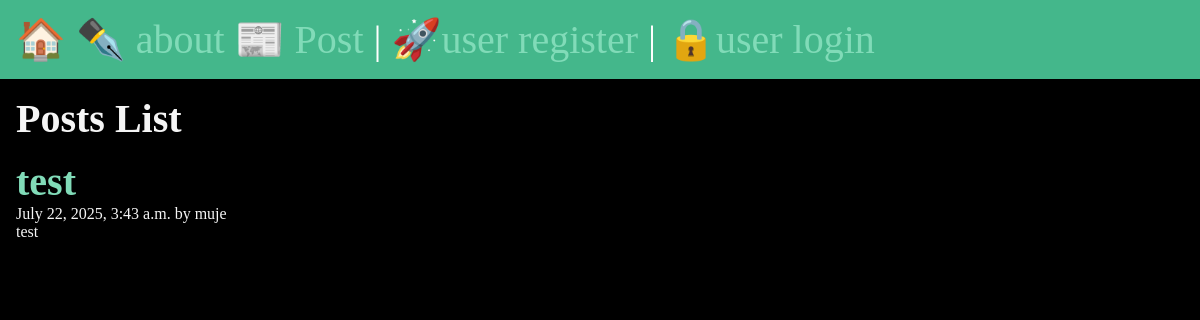
/posts/, run on the app's committed database.
### posts/models.py (models this page shows, shortened)
class Post(models.Model):
    title = models.CharField(max_length=200)
    body = models.TextField()
    slug = models.SlugField()
    date = models.DateTimeField(auto_now_add=True)
    banner = models.ImageField(default='fallback.png', blank=True)
    author = models.ForeignKey(User, on_delete=models.CASCADE, default=None)

### posts/views.py (the view)
# urls.py: path('', views.posts_list, name='list'),
def posts_list(request):
    posts = Post.objects.all().order_by('-date')
    return render(request, 'posts/posts_list.html',{ 'posts': posts})

### posts/templates/posts/posts_list.html (shortened to what this page needs)
{% extends 'layout.html'%}
{% block content %}
    <section>
        <h1>Posts List</h1>
        {% for post in posts %}
            <article class="post">
                <h2>
                    <a href="{% url 'posts:page' slug=post.slug %}">
                        {{ post.title }}
                    </a>
                </h2>
                <p>{{ post.date }} by {{ post.author }}</p>
                <p>{{ post.body }}</p>
            </article>
        {% endfor %}
    </section>
{% endblock %}

### static/css/style.css (style rules this page uses)
* { margin: 0; padding: 0; box-sizing: border-box; }
body { min-height: 100vh; background-color: black; color: whitesmoke; font-size: 3rem; }
section { display: flex; flex-flow: column; gap: 1rem; }
h1, h2 { font-size: 2.5rem; }
p { font-size: 1rem; }
a { text-decoration: none; color: #81dbb8; }

### data on the page
Post: title "test", date "July 22, 2025, 3:43 a.m.", author "muje", body "test"
